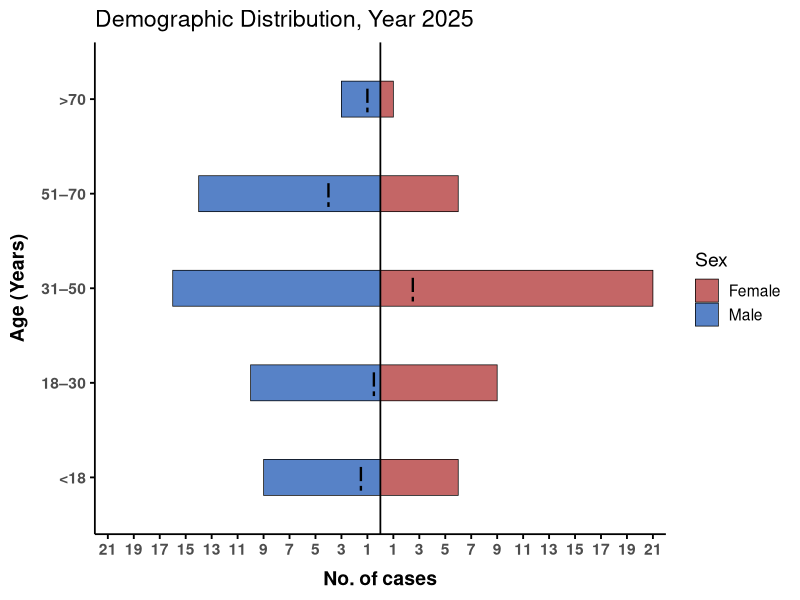
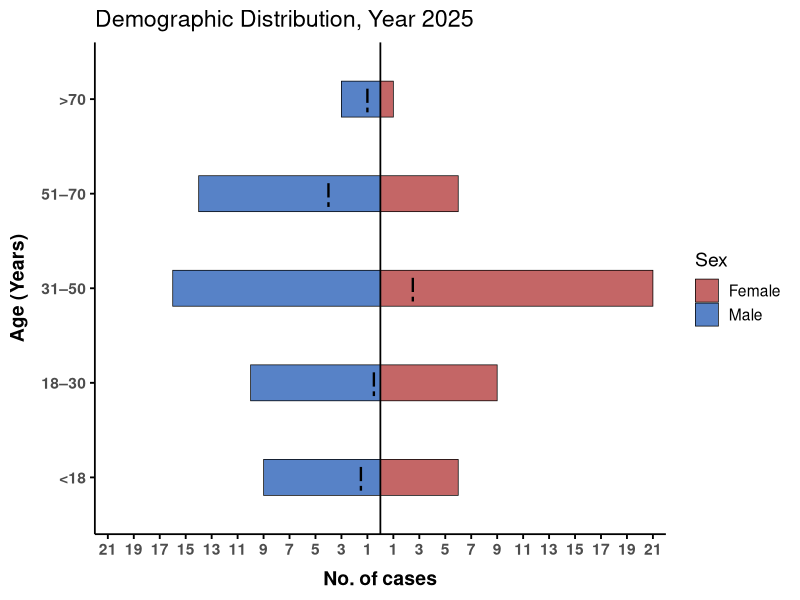

Write R code to recreate these figures, in order.
# Load packages
library(ggplot2)
library(dplyr)

# Read data
data <- read.csv("data.csv")

# Create age groups (keeps the order <18 at bottom -> >70 at top)
data$AgeGroup <- cut(
  data$Age,
  breaks = c(0, 18, 31, 51, 71, Inf),
  labels = c("<18", "18–30", "31–50", "51–70", ">70"),
  right = FALSE
)

# Count by age and sex
demographic_data <- data %>%
  count(AgeGroup, Sex)

# Convert male counts to negative
demographic_data <- demographic_data %>%
  mutate(n = ifelse(Sex == "Male", -n, n))

# Maximum absolute value for symmetric x-axis limits
max_count <- max(abs(demographic_data$n))


# Midpoint positions per AgeGroup (this will be the x coordinate for dashed markers)
midpoints <- demographic_data %>%
  mutate(n = ifelse((duplicated(AgeGroup)|duplicated(AgeGroup, fromLast=TRUE)) == 0, n / 2, n)) %>% #for unique item in age group divide by 2 
  group_by(AgeGroup) %>%
  summarise(Midpoint = mean(n))


# Plot: map x = n (numeric), y = AgeGroup (factor) -> horizontal bars
ggplot(demographic_data) +
  # Bars (horizontal because y is factor, x numeric)
  geom_col(aes(x = n, y = AgeGroup, fill = Sex),width = 0.38, color = "black", linewidth = 0.25) +
  
  # Solid central vertical line at zero (midline)
  geom_vline(xintercept = 0, color = "black", linewidth = 0.6) +
  
  # Short vertical dashed midpoint markers inside each bar
  # We use as.numeric(AgeGroup) to place the segment centered on the category.
  geom_segment(
    data = midpoints,
    aes(x = Midpoint, xend = Midpoint,
        y = as.numeric(AgeGroup) - 0.14,
        yend = as.numeric(AgeGroup) + 0.14),
    color = "black", linetype = "twodash", linewidth = 0.8,
    inherit.aes = FALSE
  ) +
  
  # X-axis symmetric ticks and labels (show absolute values)
  scale_x_continuous(
    limits = c(-max_count - 1, max_count + 1),
    breaks = seq(-max_count, max_count, by = 2),
    labels = abs(seq(-max_count, max_count, by = 2)),
    expand = expansion(add = c(0,0))
  ) +
  
  # Colors for sex
  scale_fill_manual(values = c("Male" = "#5782C7", "Female" = "#c46666")) +
  
  # Labels
  labs(
    x = "No. of cases",
    y = "Age (Years)",
    fill = "Sex",
    title = "Demographic Distribution, Year 2025"
  ) +
  
  # Classic theme with black axes (no gridlines)
  # theme_classic(base_size = 14) +
  theme_minimal(base_size = 14)+
  theme(
    # plot.title = element_text(face = "bold", hjust = 0.5, size = 16),
    plot.title.position = "panel",
    axis.title.x = element_text(face = "bold", margin = margin(t = 9)),
    axis.title.y = element_text(face = "bold", margin = margin(r = 9)),
    axis.text.x = element_text(face = "bold"),
    axis.text.y = element_text(face = "bold"),
    axis.line = element_line(color = "black", linewidth = 0.6),
    axis.ticks = element_line(color = "black"),
    panel.grid = element_blank(),
    # legend.position = "right"
  )
ggsave("gender_barplot.svg",dpi = 1200, width = 8, height = 4.7)
